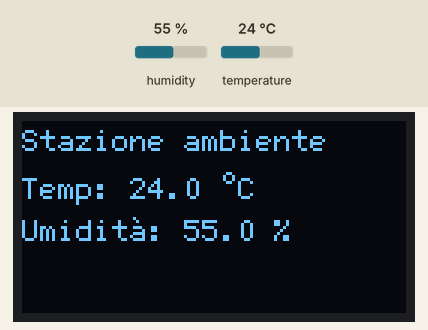
This program was run on a simulated ESP32. Shown: 128×64 one-colour display. The test bench sets the inputs (shaded band); at power-on: humidity 55 %, temperature 24 °C.

Above: at 2.7 s.
2.8 s: humidity set to 22 %
At 7.1 s:
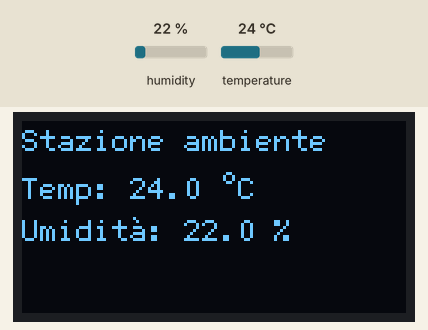
8.2 s: temperature set to 12 °C
At 11.3 s:
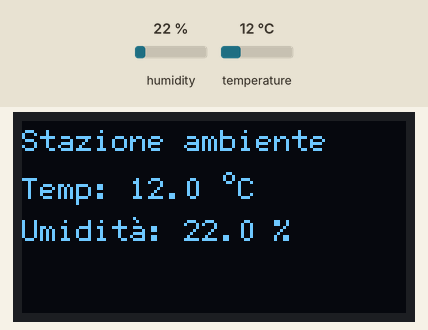
13.6 s: humidity set to 40 %
At 15.5 s:
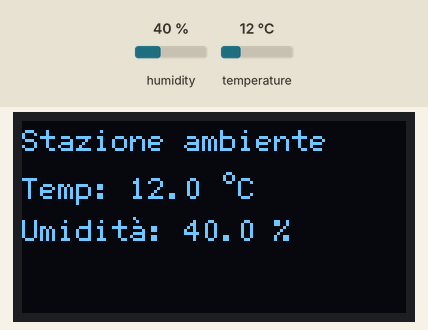
19.0 s: temperature set to 19 °C
Timing chart, 0 to 22.0 s (numbered marks = the images above; inputs shaded):
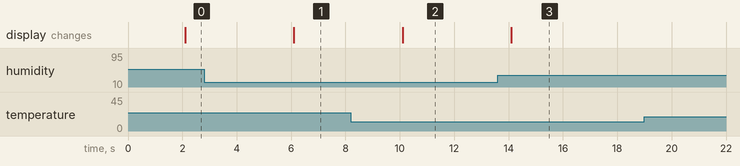

Measured:
- after the input at 2.8 s, the display: changes after 3.3 s (image 1)
- after the input at 8.2 s, the display: changes after 1.9 s (image 2)
- after the input at 13.6 s, the display: changes after 0.50 s (image 3)

The program:

main.cpp
```cpp
#include <Arduino.h>
#include <Wire.h>
#include <DHT.h>
#include <U8g2lib.h>
#include "config.h"

DHT airSensor(AIR_SENSOR_PIN, DHT11);
U8G2_SSD1306_128X64_NONAME_F_HW_I2C display(U8G2_R0, U8X8_PIN_NONE, DISPLAY_SCL_PIN, DISPLAY_SDA_PIN);

bool displayReady = false;
bool sensorFailed = false;
bool validReadings = false;
unsigned long lastAttempt_ms = 0;
unsigned long lastValid_ms = 0;
float lastTemp = NAN;
float lastHum = NAN;

void renderDisplay() {
    if (!displayReady)
        return;
    char line[32];
    display.clearBuffer();
    display.setFont(u8g2_font_6x12_tf);
    display.drawUTF8(0, 10, "Stazione ambiente");
    if (!validReadings && !sensorFailed) {
        display.drawUTF8(0, 27, "Lettura...");
    } else {
        if (validReadings) {
            snprintf(line, sizeof(line), "Temp: %.1f °C", lastTemp);
            display.drawUTF8(0, 26, line);

            snprintf(line, sizeof(line), "Umidità: %.1f %%", lastHum);
            display.drawUTF8(0, 40, line);
        } else {
            display.drawUTF8(0, 26, "Temp: -- °C");
            display.drawUTF8(0, 40, "Umidità: -- %");
        }
        if (sensorFailed)
            display.drawUTF8(0, 52, "Errore sensore");
    }
    display.sendBuffer();
}

void readAirSensor() {
    float temp = airSensor.readTemperature();
    float hum = airSensor.readHumidity();

    if (isnan(temp) || isnan(hum))
        sensorFailed = true;
    else {
        lastTemp = temp;
        lastHum = hum;
        lastValid_ms = millis();
        validReadings = true;
        sensorFailed = false;
    }
    renderDisplay();
}

void setup() {
    airSensor.begin();
    Wire.begin();
    Wire.setClock(10000);
    Wire.beginTransmission(DISPLAY_I2C_ADDR);
    displayReady = (Wire.endTransmission() == 0);
    if (displayReady) {
        display.setI2CAddress(DISPLAY_I2C_ADDR << 1);
        display.begin();
        renderDisplay();
    }
    lastAttempt_ms = millis();
}

void loop() {
    unsigned long time = millis();
    if (time - lastAttempt_ms >= SENSOR_INTERVAL_MS) {
        lastAttempt_ms = millis();
        readAirSensor();
    }
}
```

config.h
```cpp
#pragma once

// Pin (ESP32)
#define AIR_SENSOR_PIN   4
#define DISPLAY_SDA_PIN  21
#define DISPLAY_SCL_PIN  22

// Display
#define DISPLAY_I2C_ADDR 0x3C

// Tempi
#define SENSOR_INTERVAL_MS 2000UL 
```
